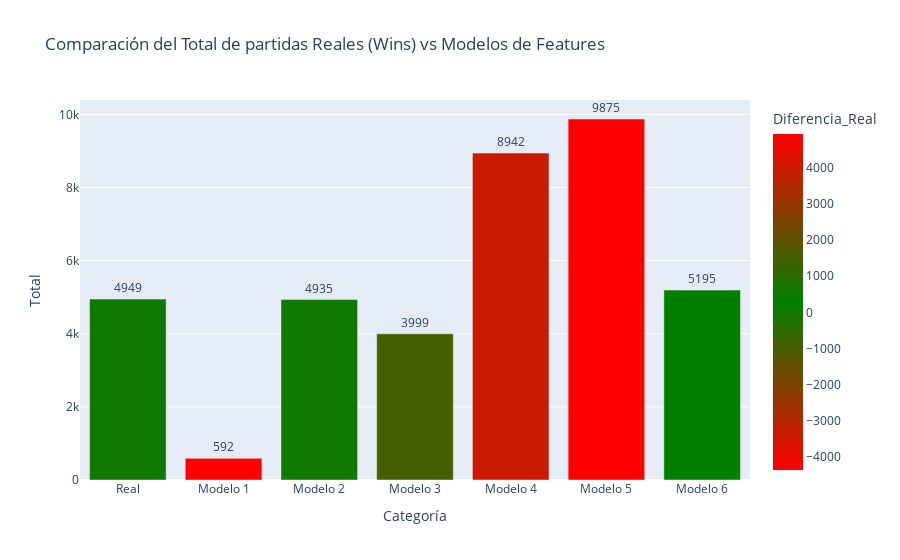

Notebook code for this chart:
### Code cell
# Crear un gráfico de barras
fig_comparison = px.bar(totals, x="Categoría", y="Total", text="Total", color='Diferencia_Real', color_continuous_scale=['red', 'green', 'red'],
                        title="Comparación del Total de partidas Reales (Wins) vs Modelos de Features",
                        labels={"Categoría": "Categoría", "Total": "Total"})

# Mostrar el gráfico
fig_comparison.update_traces(texttemplate='%{text}', textposition='outside')
fig_comparison.show()
fig_comparison.write_html(path_base + r"\\static\html\df_models_comparations.html")
fig_comparison.write_image(path_base + r"\\static\img\df_models_comparations.png")

### Figure 1 — Plotly figure (JSON) as saved in the notebook; plotly's stock layout.template omitted (floating-point values rounded to 4 significant figures)
{"data": [{"alignmentgroup": "True", "hovertemplate": "Categoría=%{x}<br>Total=%{text}<br>Diferencia_Real=%{marker.color}<extra></extra>", "legendgroup": "", "marker": {"color": [0, -4357, -14, -950, 3993, 4926, 246], "coloraxis": "coloraxis", "pattern": {"shape": ""}}, "name": "", "offsetgroup": "", "orientation": "v", "showlegend": false, "text": [4949, 592, 4935, 3999, 8942, 9875, 5195], "textposition": "outside", "texttemplate": "%{text}", "type": "bar", "x": ["Real", "Modelo 1", "Modelo 2", "Modelo 3", "Modelo 4", "Modelo 5", "Modelo 6"], "xaxis": "x", "y": [4949, 592, 4935, 3999, 8942, 9875, 5195], "yaxis": "y"}], "layout": {"barmode": "relative", "coloraxis": {"colorbar": {"title": {"text": "Diferencia_Real"}}, "colorscale": [[0, "red"], [0.5, "green"], [1, "red"]]}, "legend": {"tracegroupgap": 0}, "title": {"text": "Comparación del Total de partidas Reales (Wins) vs Modelos de Features"}, "xaxis": {"anchor": "y", "domain": [0, 1], "title": {"text": "Categoría"}}, "yaxis": {"anchor": "x", "domain": [0, 1], "title": {"text": "Total"}}}}
